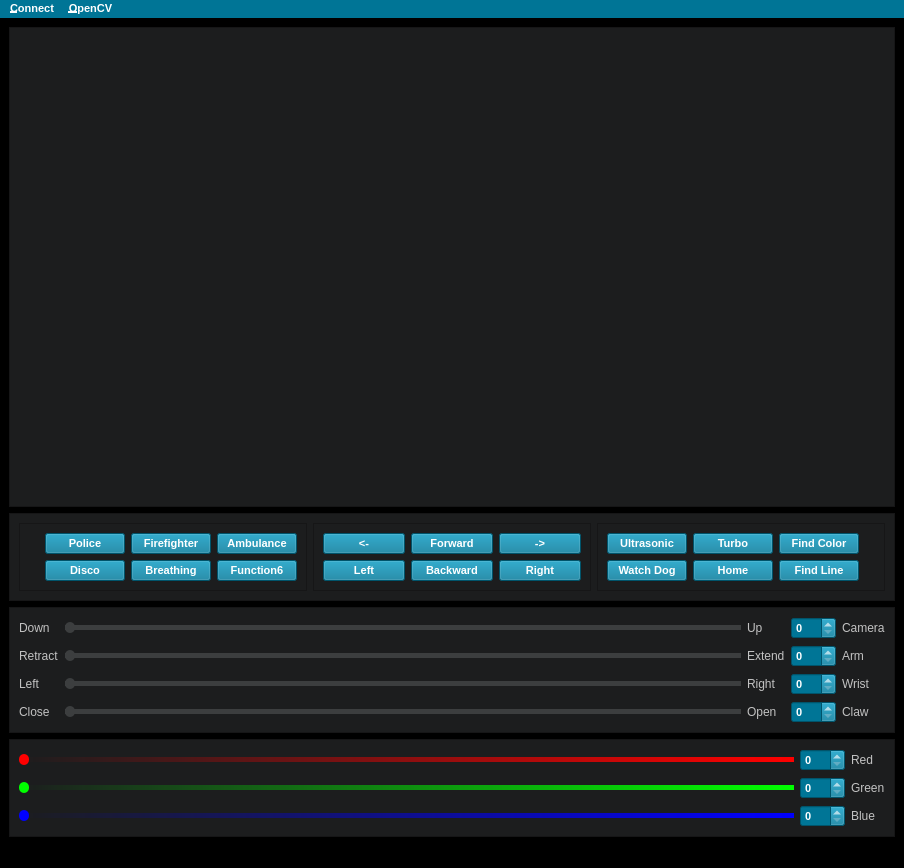
<?xml version="1.0" encoding="UTF-8"?>
<ui version="4.0">
 <class>AdeeptGUI</class>
 <widget class="QMainWindow" name="AdeeptGUI">
  <property name="geometry">
   <rect>
    <x>0</x>
    <y>0</y>
    <width>904</width>
    <height>852</height>
   </rect>
  </property>
  <property name="sizePolicy">
   <sizepolicy hsizetype="MinimumExpanding" vsizetype="MinimumExpanding">
    <horstretch>0</horstretch>
    <verstretch>0</verstretch>
   </sizepolicy>
  </property>
  <property name="windowTitle">
   <string>Adeept Robot Controller</string>
  </property>
  <property name="autoFillBackground">
   <bool>false</bool>
  </property>
  <property name="styleSheet">
   <string notr="true">/*
bg = #000000
UI_background = #1C1D1E
UI_background_800 = #3C3E3F
UI_background_700 = #5B5C5D
UI_primary = #007596
UI_primary_dark = #00485E
UI_primary_light = #1389AF
UI_secondary = #218573
UI_secondary_dark = #1C9A61
UI_secondary_light = #42C087

font_header = Montserrat 19
font_color_header = #CABA98
font_nav = Monserrat 13
font_body1 = Montserrat 12
font_button = Montserrat 11 bold
font_color_bg = #FFFFFF
font_color_bg800 = #C2C2C2
fong_color_bg700 = #BBB

Accent_secondary = #B3A369
Accent_secondary1 = #8D7F61
Accent_positive = #01C38D
Accent_beaware = #F4BD0C
Accent_negative = #C93937

Error_dark = #C93937
Success_dark = #03A077
Warning_dark = #DCAA0B

*/

QWidget{
	background-color: #000000;
}

QFrame{
	background-color: #1C1D1E
}

QLabel{
	color: #C2C2C2;
	font-family: &quot;Montserrat&quot;;
	font-size: 12px;
}

QPushButton, QSpinBox, QMenuBar, QMenu{
	background-color: #007596;
	color: #FFFFFF;
	font-family: &quot;Montserrat&quot;;
	font-size: 11px;
    font-weight: bold;
}

QPushButton:Hover, QMenu::item:selected{
	background-color: #00485E;
}


QPushButton,QMenu:Pressed{
	background-color: #007596;
}

QSlider{
	background-color: #1C1D1E;
}

QSlider::groove:horizontal{
	background-color: #3C3E3F;
	height: 5px;
}

QSlider::handle:horizontal{
	background: #3C3E3F;
	width: 10px;
	margin: -3px 0;
	border: 0;
	border-radius: 5px;
}

QSlider#RedSlider::groove:horizontal{
	background-color: qlineargradient(spread:pad, x1:0, y1:0, x2:1, y2:0, stop:0 rgba(0, 0, 0, 0), stop:1 rgba(255, 0, 0, 255));
}

QSlider#RedSlider::handle:horizontal{
	background: rgba(255,0,0,255);
}

QSlider#GreenSlider::groove:horizontal{
	background-color: qlineargradient(spread:pad, x1:0, y1:0, x2:1, y2:0, stop:0 rgba(0, 0, 0, 0), stop:1 rgba(0, 255, 0, 255));
}

QSlider#GreenSlider::handle:horizontal{
	background: rgba(0,255,0,255);
}

QSlider#BlueSlider::groove:horizontal{
	background-color: qlineargradient(spread:pad, x1:0, y1:0, x2:1, y2:0, stop:0 rgba(0, 0, 0, 0), stop:1 rgba(0, 0, 255, 255));
}

QSlider#BlueSlider::handle:horizontal{
	background: rgba(0,0,255,255);
}</string>
  </property>
  <widget class="QWidget" name="centralwidget">
   <property name="sizePolicy">
    <sizepolicy hsizetype="MinimumExpanding" vsizetype="MinimumExpanding">
     <horstretch>0</horstretch>
     <verstretch>0</verstretch>
    </sizepolicy>
   </property>
   <layout class="QVBoxLayout" name="verticalLayout">
    <item>
     <widget class="QFrame" name="StreamFrame">
      <property name="minimumSize">
       <size>
        <width>640</width>
        <height>480</height>
       </size>
      </property>
      <property name="frameShape">
       <enum>QFrame::StyledPanel</enum>
      </property>
      <property name="frameShadow">
       <enum>QFrame::Raised</enum>
      </property>
     </widget>
    </item>
    <item>
     <widget class="QFrame" name="ControlsFrame">
      <property name="sizePolicy">
       <sizepolicy hsizetype="MinimumExpanding" vsizetype="Fixed">
        <horstretch>0</horstretch>
        <verstretch>0</verstretch>
       </sizepolicy>
      </property>
      <property name="frameShape">
       <enum>QFrame::StyledPanel</enum>
      </property>
      <property name="frameShadow">
       <enum>QFrame::Raised</enum>
      </property>
      <layout class="QHBoxLayout" name="horizontalLayout">
       <item>
        <widget class="QFrame" name="FunctionsFrame">
         <property name="sizePolicy">
          <sizepolicy hsizetype="MinimumExpanding" vsizetype="MinimumExpanding">
           <horstretch>0</horstretch>
           <verstretch>0</verstretch>
          </sizepolicy>
         </property>
         <property name="frameShape">
          <enum>QFrame::StyledPanel</enum>
         </property>
         <property name="frameShadow">
          <enum>QFrame::Raised</enum>
         </property>
         <layout class="QVBoxLayout" name="verticalLayout_2">
          <property name="leftMargin">
           <number>25</number>
          </property>
          <item>
           <layout class="QGridLayout" name="gridLayout_2">
            <item row="1" column="2">
             <widget class="QPushButton" name="Function6Button">
              <property name="text">
               <string>Function6</string>
              </property>
             </widget>
            </item>
            <item row="1" column="1">
             <widget class="QPushButton" name="BreathingButton">
              <property name="text">
               <string>Breathing</string>
              </property>
              <property name="flat">
               <bool>false</bool>
              </property>
             </widget>
            </item>
            <item row="0" column="2">
             <widget class="QPushButton" name="AmbulanceButton">
              <property name="text">
               <string>Ambulance</string>
              </property>
             </widget>
            </item>
            <item row="0" column="1">
             <widget class="QPushButton" name="FireFighterButton">
              <property name="text">
               <string>Firefighter</string>
              </property>
             </widget>
            </item>
            <item row="0" column="0">
             <widget class="QPushButton" name="PoliceButton">
              <property name="text">
               <string>Police</string>
              </property>
             </widget>
            </item>
            <item row="1" column="0">
             <widget class="QPushButton" name="DiscoButton">
              <property name="text">
               <string>Disco</string>
              </property>
             </widget>
            </item>
           </layout>
          </item>
         </layout>
        </widget>
       </item>
       <item>
        <widget class="QFrame" name="MovementFrame">
         <property name="sizePolicy">
          <sizepolicy hsizetype="MinimumExpanding" vsizetype="MinimumExpanding">
           <horstretch>0</horstretch>
           <verstretch>0</verstretch>
          </sizepolicy>
         </property>
         <property name="frameShape">
          <enum>QFrame::StyledPanel</enum>
         </property>
         <property name="frameShadow">
          <enum>QFrame::Raised</enum>
         </property>
         <layout class="QVBoxLayout" name="verticalLayout_3">
          <item>
           <layout class="QGridLayout" name="gridLayout_5">
            <item row="0" column="0">
             <widget class="QPushButton" name="TurnLeftButton">
              <property name="text">
               <string>&lt;-</string>
              </property>
             </widget>
            </item>
            <item row="0" column="1">
             <widget class="QPushButton" name="ForwardButton">
              <property name="text">
               <string>Forward</string>
              </property>
             </widget>
            </item>
            <item row="0" column="2">
             <widget class="QPushButton" name="TurnRightButton">
              <property name="text">
               <string>-&gt;</string>
              </property>
             </widget>
            </item>
            <item row="1" column="0">
             <widget class="QPushButton" name="LeftButton">
              <property name="text">
               <string>Left</string>
              </property>
             </widget>
            </item>
            <item row="1" column="1">
             <widget class="QPushButton" name="BackwardButton">
              <property name="text">
               <string>Backward</string>
              </property>
             </widget>
            </item>
            <item row="1" column="2">
             <widget class="QPushButton" name="RightButton">
              <property name="text">
               <string>Right</string>
              </property>
             </widget>
            </item>
           </layout>
          </item>
         </layout>
        </widget>
       </item>
       <item>
        <widget class="QFrame" name="CommandsFrame">
         <property name="sizePolicy">
          <sizepolicy hsizetype="MinimumExpanding" vsizetype="MinimumExpanding">
           <horstretch>0</horstretch>
           <verstretch>0</verstretch>
          </sizepolicy>
         </property>
         <property name="frameShape">
          <enum>QFrame::StyledPanel</enum>
         </property>
         <property name="frameShadow">
          <enum>QFrame::Raised</enum>
         </property>
         <layout class="QVBoxLayout" name="verticalLayout_4">
          <property name="rightMargin">
           <number>25</number>
          </property>
          <item>
           <layout class="QGridLayout" name="gridLayout_3">
            <item row="0" column="0">
             <widget class="QPushButton" name="UltrasonicButton">
              <property name="text">
               <string>Ultrasonic</string>
              </property>
             </widget>
            </item>
            <item row="0" column="1">
             <widget class="QPushButton" name="TurboButton">
              <property name="text">
               <string>Turbo</string>
              </property>
             </widget>
            </item>
            <item row="0" column="2">
             <widget class="QPushButton" name="FindColorButton">
              <property name="text">
               <string>Find Color</string>
              </property>
             </widget>
            </item>
            <item row="1" column="0">
             <widget class="QPushButton" name="WatchDogButton">
              <property name="text">
               <string>Watch Dog</string>
              </property>
             </widget>
            </item>
            <item row="1" column="1">
             <widget class="QPushButton" name="HomeButton">
              <property name="text">
               <string>Home</string>
              </property>
             </widget>
            </item>
            <item row="1" column="2">
             <widget class="QPushButton" name="FindLineButton">
              <property name="text">
               <string>Find Line</string>
              </property>
             </widget>
            </item>
           </layout>
          </item>
         </layout>
        </widget>
       </item>
      </layout>
     </widget>
    </item>
    <item>
     <widget class="QFrame" name="CameraArmFrame">
      <property name="sizePolicy">
       <sizepolicy hsizetype="MinimumExpanding" vsizetype="Fixed">
        <horstretch>0</horstretch>
        <verstretch>0</verstretch>
       </sizepolicy>
      </property>
      <property name="frameShape">
       <enum>QFrame::StyledPanel</enum>
      </property>
      <property name="frameShadow">
       <enum>QFrame::Raised</enum>
      </property>
      <layout class="QGridLayout" name="gridLayout_4">
       <item row="1" column="2">
        <widget class="QLabel" name="ArmExtendLabel">
         <property name="text">
          <string>Extend</string>
         </property>
        </widget>
       </item>
       <item row="0" column="4">
        <widget class="QLabel" name="CameraLabel">
         <property name="text">
          <string>Camera</string>
         </property>
        </widget>
       </item>
       <item row="3" column="1">
        <widget class="QSlider" name="ClawSlider">
         <property name="maximumSize">
          <size>
           <width>16777215</width>
           <height>16777215</height>
          </size>
         </property>
         <property name="maximum">
          <number>100</number>
         </property>
         <property name="orientation">
          <enum>Qt::Horizontal</enum>
         </property>
        </widget>
       </item>
       <item row="1" column="1">
        <widget class="QSlider" name="ArmSlider">
         <property name="maximumSize">
          <size>
           <width>16777215</width>
           <height>16777215</height>
          </size>
         </property>
         <property name="maximum">
          <number>100</number>
         </property>
         <property name="orientation">
          <enum>Qt::Horizontal</enum>
         </property>
        </widget>
       </item>
       <item row="1" column="4">
        <widget class="QLabel" name="ArmLabel">
         <property name="text">
          <string>Arm</string>
         </property>
        </widget>
       </item>
       <item row="1" column="3">
        <widget class="QSpinBox" name="ArmSpinBox">
         <property name="maximum">
          <number>255</number>
         </property>
        </widget>
       </item>
       <item row="3" column="0">
        <widget class="QLabel" name="ClawCloseLabel">
         <property name="text">
          <string>Close</string>
         </property>
        </widget>
       </item>
       <item row="3" column="3">
        <widget class="QSpinBox" name="ClawSpinBox">
         <property name="maximum">
          <number>255</number>
         </property>
        </widget>
       </item>
       <item row="2" column="0">
        <widget class="QLabel" name="WristLeftLabel">
         <property name="text">
          <string>Left</string>
         </property>
        </widget>
       </item>
       <item row="2" column="4">
        <widget class="QLabel" name="WristLabel">
         <property name="text">
          <string>Wrist</string>
         </property>
        </widget>
       </item>
       <item row="0" column="2">
        <widget class="QLabel" name="CameraUpLabel">
         <property name="text">
          <string>Up</string>
         </property>
        </widget>
       </item>
       <item row="2" column="3">
        <widget class="QSpinBox" name="WristSpinBox">
         <property name="maximum">
          <number>255</number>
         </property>
        </widget>
       </item>
       <item row="2" column="1">
        <widget class="QSlider" name="WristSlider">
         <property name="maximumSize">
          <size>
           <width>16777215</width>
           <height>16777215</height>
          </size>
         </property>
         <property name="maximum">
          <number>100</number>
         </property>
         <property name="orientation">
          <enum>Qt::Horizontal</enum>
         </property>
        </widget>
       </item>
       <item row="0" column="3">
        <widget class="QSpinBox" name="CameraSpinBox">
         <property name="maximum">
          <number>255</number>
         </property>
        </widget>
       </item>
       <item row="1" column="0">
        <widget class="QLabel" name="ArmRetractLabel">
         <property name="text">
          <string>Retract</string>
         </property>
        </widget>
       </item>
       <item row="3" column="4">
        <widget class="QLabel" name="ClawLabel">
         <property name="text">
          <string>Claw</string>
         </property>
        </widget>
       </item>
       <item row="2" column="2">
        <widget class="QLabel" name="WristRightLabel">
         <property name="text">
          <string>Right</string>
         </property>
        </widget>
       </item>
       <item row="0" column="0">
        <widget class="QLabel" name="CameraDownLabel">
         <property name="text">
          <string>Down</string>
         </property>
        </widget>
       </item>
       <item row="0" column="1">
        <widget class="QSlider" name="CameraSlider">
         <property name="maximumSize">
          <size>
           <width>16777215</width>
           <height>16777215</height>
          </size>
         </property>
         <property name="maximum">
          <number>100</number>
         </property>
         <property name="orientation">
          <enum>Qt::Horizontal</enum>
         </property>
        </widget>
       </item>
       <item row="3" column="2">
        <widget class="QLabel" name="ClawOpenLabel">
         <property name="text">
          <string>Open</string>
         </property>
        </widget>
       </item>
      </layout>
     </widget>
    </item>
    <item>
     <widget class="QFrame" name="RGBFrame">
      <property name="sizePolicy">
       <sizepolicy hsizetype="MinimumExpanding" vsizetype="Fixed">
        <horstretch>0</horstretch>
        <verstretch>0</verstretch>
       </sizepolicy>
      </property>
      <property name="frameShape">
       <enum>QFrame::StyledPanel</enum>
      </property>
      <property name="frameShadow">
       <enum>QFrame::Raised</enum>
      </property>
      <layout class="QGridLayout" name="gridLayout">
       <item row="1" column="2">
        <widget class="QLabel" name="GreenLabel">
         <property name="text">
          <string>Green</string>
         </property>
        </widget>
       </item>
       <item row="2" column="0">
        <widget class="QSlider" name="BlueSlider">
         <property name="sizePolicy">
          <sizepolicy hsizetype="Expanding" vsizetype="Fixed">
           <horstretch>0</horstretch>
           <verstretch>0</verstretch>
          </sizepolicy>
         </property>
         <property name="maximumSize">
          <size>
           <width>16777215</width>
           <height>16777215</height>
          </size>
         </property>
         <property name="maximum">
          <number>255</number>
         </property>
         <property name="orientation">
          <enum>Qt::Horizontal</enum>
         </property>
        </widget>
       </item>
       <item row="0" column="2">
        <widget class="QLabel" name="RedLabel">
         <property name="text">
          <string>Red</string>
         </property>
        </widget>
       </item>
       <item row="2" column="2">
        <widget class="QLabel" name="BlueLabel">
         <property name="text">
          <string>Blue</string>
         </property>
        </widget>
       </item>
       <item row="1" column="1">
        <widget class="QSpinBox" name="GreenSpinBox">
         <property name="maximum">
          <number>255</number>
         </property>
        </widget>
       </item>
       <item row="1" column="0">
        <widget class="QSlider" name="GreenSlider">
         <property name="maximumSize">
          <size>
           <width>16777215</width>
           <height>16777215</height>
          </size>
         </property>
         <property name="maximum">
          <number>255</number>
         </property>
         <property name="orientation">
          <enum>Qt::Horizontal</enum>
         </property>
        </widget>
       </item>
       <item row="2" column="1">
        <widget class="QSpinBox" name="BlueSpinBox">
         <property name="maximum">
          <number>255</number>
         </property>
        </widget>
       </item>
       <item row="0" column="1">
        <widget class="QSpinBox" name="RedSpinBox">
         <property name="maximum">
          <number>255</number>
         </property>
        </widget>
       </item>
       <item row="0" column="0">
        <widget class="QSlider" name="RedSlider">
         <property name="maximumSize">
          <size>
           <width>16777215</width>
           <height>16777215</height>
          </size>
         </property>
         <property name="maximum">
          <number>255</number>
         </property>
         <property name="orientation">
          <enum>Qt::Horizontal</enum>
         </property>
        </widget>
       </item>
      </layout>
     </widget>
    </item>
   </layout>
  </widget>
  <widget class="QStatusBar" name="statusBar"/>
  <widget class="QMenuBar" name="menuBar">
   <property name="geometry">
    <rect>
     <x>0</x>
     <y>0</y>
     <width>904</width>
     <height>18</height>
    </rect>
   </property>
   <widget class="QMenu" name="menu_Connect">
    <property name="title">
     <string>&amp;Connect</string>
    </property>
    <addaction name="action_Rasptank"/>
    <addaction name="actionAWR"/>
    <addaction name="actionDarkpaw"/>
    <addaction name="actionIP_Address"/>
   </widget>
   <widget class="QMenu" name="menuOpenCV">
    <property name="title">
     <string>&amp;OpenCV</string>
    </property>
    <addaction name="actionController"/>
    <addaction name="actionRobot"/>
   </widget>
   <addaction name="menu_Connect"/>
   <addaction name="menuOpenCV"/>
  </widget>
  <action name="action_Rasptank">
   <property name="text">
    <string>&amp;Rasptank</string>
   </property>
  </action>
  <action name="actionAWR">
   <property name="text">
    <string>&amp;AWR</string>
   </property>
  </action>
  <action name="actionDarkpaw">
   <property name="text">
    <string>&amp;Darkpaw</string>
   </property>
  </action>
  <action name="actionIP_Address">
   <property name="text">
    <string>&amp;IP Address</string>
   </property>
  </action>
  <action name="actionRobot">
   <property name="checkable">
    <bool>true</bool>
   </property>
   <property name="text">
    <string>&amp;Robot</string>
   </property>
  </action>
  <action name="actionController">
   <property name="checkable">
    <bool>true</bool>
   </property>
   <property name="checked">
    <bool>true</bool>
   </property>
   <property name="text">
    <string>&amp;Controller</string>
   </property>
  </action>
 </widget>
 <resources/>
 <connections>
  <connection>
   <sender>RedSpinBox</sender>
   <signal>valueChanged(int)</signal>
   <receiver>RedSlider</receiver>
   <slot>setValue(int)</slot>
   <hints>
    <hint type="sourcelabel">
     <x>544</x>
     <y>595</y>
    </hint>
    <hint type="destinationlabel">
     <x>272</x>
     <y>595</y>
    </hint>
   </hints>
  </connection>
  <connection>
   <sender>RedSlider</sender>
   <signal>valueChanged(int)</signal>
   <receiver>RedSpinBox</receiver>
   <slot>setValue(int)</slot>
   <hints>
    <hint type="sourcelabel">
     <x>272</x>
     <y>595</y>
    </hint>
    <hint type="destinationlabel">
     <x>544</x>
     <y>595</y>
    </hint>
   </hints>
  </connection>
  <connection>
   <sender>BlueSlider</sender>
   <signal>valueChanged(int)</signal>
   <receiver>BlueSpinBox</receiver>
   <slot>setValue(int)</slot>
   <hints>
    <hint type="sourcelabel">
     <x>805</x>
     <y>467</y>
    </hint>
    <hint type="destinationlabel">
     <x>544</x>
     <y>564</y>
    </hint>
   </hints>
  </connection>
  <connection>
   <sender>BlueSpinBox</sender>
   <signal>valueChanged(int)</signal>
   <receiver>BlueSlider</receiver>
   <slot>setValue(int)</slot>
   <hints>
    <hint type="sourcelabel">
     <x>544</x>
     <y>564</y>
    </hint>
    <hint type="destinationlabel">
     <x>805</x>
     <y>467</y>
    </hint>
   </hints>
  </connection>
  <connection>
   <sender>GreenSlider</sender>
   <signal>valueChanged(int)</signal>
   <receiver>GreenSpinBox</receiver>
   <slot>setValue(int)</slot>
   <hints>
    <hint type="sourcelabel">
     <x>272</x>
     <y>533</y>
    </hint>
    <hint type="destinationlabel">
     <x>544</x>
     <y>533</y>
    </hint>
   </hints>
  </connection>
  <connection>
   <sender>GreenSpinBox</sender>
   <signal>valueChanged(int)</signal>
   <receiver>GreenSlider</receiver>
   <slot>setValue(int)</slot>
   <hints>
    <hint type="sourcelabel">
     <x>544</x>
     <y>533</y>
    </hint>
    <hint type="destinationlabel">
     <x>272</x>
     <y>533</y>
    </hint>
   </hints>
  </connection>
  <connection>
   <sender>CameraSlider</sender>
   <signal>valueChanged(int)</signal>
   <receiver>CameraSpinBox</receiver>
   <slot>setValue(int)</slot>
   <hints>
    <hint type="sourcelabel">
     <x>397</x>
     <y>611</y>
    </hint>
    <hint type="destinationlabel">
     <x>805</x>
     <y>611</y>
    </hint>
   </hints>
  </connection>
  <connection>
   <sender>CameraSpinBox</sender>
   <signal>valueChanged(int)</signal>
   <receiver>CameraSlider</receiver>
   <slot>setValue(int)</slot>
   <hints>
    <hint type="sourcelabel">
     <x>805</x>
     <y>611</y>
    </hint>
    <hint type="destinationlabel">
     <x>397</x>
     <y>611</y>
    </hint>
   </hints>
  </connection>
  <connection>
   <sender>ArmSlider</sender>
   <signal>valueChanged(int)</signal>
   <receiver>ArmSpinBox</receiver>
   <slot>setValue(int)</slot>
   <hints>
    <hint type="sourcelabel">
     <x>397</x>
     <y>639</y>
    </hint>
    <hint type="destinationlabel">
     <x>805</x>
     <y>639</y>
    </hint>
   </hints>
  </connection>
  <connection>
   <sender>WristSlider</sender>
   <signal>valueChanged(int)</signal>
   <receiver>WristSpinBox</receiver>
   <slot>setValue(int)</slot>
   <hints>
    <hint type="sourcelabel">
     <x>397</x>
     <y>667</y>
    </hint>
    <hint type="destinationlabel">
     <x>805</x>
     <y>667</y>
    </hint>
   </hints>
  </connection>
  <connection>
   <sender>ClawSlider</sender>
   <signal>valueChanged(int)</signal>
   <receiver>ClawSpinBox</receiver>
   <slot>setValue(int)</slot>
   <hints>
    <hint type="sourcelabel">
     <x>397</x>
     <y>695</y>
    </hint>
    <hint type="destinationlabel">
     <x>805</x>
     <y>695</y>
    </hint>
   </hints>
  </connection>
  <connection>
   <sender>ClawSpinBox</sender>
   <signal>valueChanged(int)</signal>
   <receiver>ClawSlider</receiver>
   <slot>setValue(int)</slot>
   <hints>
    <hint type="sourcelabel">
     <x>805</x>
     <y>695</y>
    </hint>
    <hint type="destinationlabel">
     <x>397</x>
     <y>695</y>
    </hint>
   </hints>
  </connection>
  <connection>
   <sender>ArmSpinBox</sender>
   <signal>valueChanged(int)</signal>
   <receiver>ArmSlider</receiver>
   <slot>setValue(int)</slot>
   <hints>
    <hint type="sourcelabel">
     <x>805</x>
     <y>639</y>
    </hint>
    <hint type="destinationlabel">
     <x>397</x>
     <y>639</y>
    </hint>
   </hints>
  </connection>
  <connection>
   <sender>WristSpinBox</sender>
   <signal>valueChanged(int)</signal>
   <receiver>WristSlider</receiver>
   <slot>setValue(int)</slot>
   <hints>
    <hint type="sourcelabel">
     <x>805</x>
     <y>667</y>
    </hint>
    <hint type="destinationlabel">
     <x>397</x>
     <y>667</y>
    </hint>
   </hints>
  </connection>
 </connections>
</ui>
